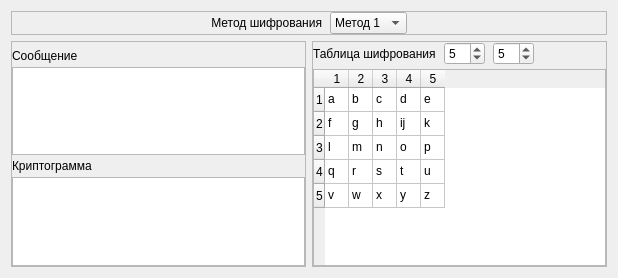
<?xml version="1.0" encoding="UTF-8"?>
<ui version="4.0">
 <class>PolybiusSquare</class>
 <widget class="QWidget" name="PolybiusSquare">
  <property name="geometry">
   <rect>
    <x>0</x>
    <y>0</y>
    <width>618</width>
    <height>278</height>
   </rect>
  </property>
  <property name="sizePolicy">
   <sizepolicy hsizetype="Expanding" vsizetype="Expanding">
    <horstretch>0</horstretch>
    <verstretch>0</verstretch>
   </sizepolicy>
  </property>
  <property name="windowTitle">
   <string>Квадрат Полибия</string>
  </property>
  <layout class="QGridLayout" name="gridLayout">
   <item row="1" column="1">
    <widget class="QFrame" name="frame_2">
     <property name="sizePolicy">
      <sizepolicy hsizetype="Expanding" vsizetype="Preferred">
       <horstretch>0</horstretch>
       <verstretch>0</verstretch>
      </sizepolicy>
     </property>
     <property name="frameShape">
      <enum>QFrame::StyledPanel</enum>
     </property>
     <property name="frameShadow">
      <enum>QFrame::Raised</enum>
     </property>
     <layout class="QGridLayout" name="gridLayout_2">
      <property name="leftMargin">
       <number>0</number>
      </property>
      <property name="topMargin">
       <number>0</number>
      </property>
      <property name="rightMargin">
       <number>0</number>
      </property>
      <property name="bottomMargin">
       <number>0</number>
      </property>
      <property name="horizontalSpacing">
       <number>8</number>
      </property>
      <property name="verticalSpacing">
       <number>4</number>
      </property>
      <item row="0" column="0">
       <widget class="QLabel" name="squareLabel">
        <property name="sizePolicy">
         <sizepolicy hsizetype="Preferred" vsizetype="Preferred">
          <horstretch>0</horstretch>
          <verstretch>0</verstretch>
         </sizepolicy>
        </property>
        <property name="text">
         <string>Таблица шифрования</string>
        </property>
       </widget>
      </item>
      <item row="0" column="1">
       <widget class="QSpinBox" name="squareRowsSpin">
        <property name="sizePolicy">
         <sizepolicy hsizetype="Maximum" vsizetype="Fixed">
          <horstretch>0</horstretch>
          <verstretch>0</verstretch>
         </sizepolicy>
        </property>
        <property name="minimumSize">
         <size>
          <width>32</width>
          <height>0</height>
         </size>
        </property>
        <property name="minimum">
         <number>1</number>
        </property>
        <property name="maximum">
         <number>10</number>
        </property>
        <property name="value">
         <number>5</number>
        </property>
       </widget>
      </item>
      <item row="0" column="2">
       <widget class="QSpinBox" name="squareColumnsSpin">
        <property name="sizePolicy">
         <sizepolicy hsizetype="Maximum" vsizetype="Fixed">
          <horstretch>0</horstretch>
          <verstretch>0</verstretch>
         </sizepolicy>
        </property>
        <property name="minimumSize">
         <size>
          <width>32</width>
          <height>0</height>
         </size>
        </property>
        <property name="minimum">
         <number>1</number>
        </property>
        <property name="maximum">
         <number>10</number>
        </property>
        <property name="value">
         <number>5</number>
        </property>
       </widget>
      </item>
      <item row="0" column="3">
       <spacer name="horizontalSpacer_3">
        <property name="orientation">
         <enum>Qt::Horizontal</enum>
        </property>
        <property name="sizeHint" stdset="0">
         <size>
          <width>40</width>
          <height>20</height>
         </size>
        </property>
       </spacer>
      </item>
      <item row="1" column="0" colspan="4">
       <widget class="QTableWidget" name="square">
        <attribute name="horizontalHeaderMinimumSectionSize">
         <number>24</number>
        </attribute>
        <attribute name="horizontalHeaderDefaultSectionSize">
         <number>24</number>
        </attribute>
        <attribute name="verticalHeaderMinimumSectionSize">
         <number>24</number>
        </attribute>
        <attribute name="verticalHeaderDefaultSectionSize">
         <number>24</number>
        </attribute>
        <row>
         <property name="text">
          <string>1</string>
         </property>
        </row>
        <row>
         <property name="text">
          <string>2</string>
         </property>
        </row>
        <row>
         <property name="text">
          <string>3</string>
         </property>
        </row>
        <row>
         <property name="text">
          <string>4</string>
         </property>
        </row>
        <row>
         <property name="text">
          <string>5</string>
         </property>
        </row>
        <column>
         <property name="text">
          <string>1</string>
         </property>
        </column>
        <column>
         <property name="text">
          <string>2</string>
         </property>
        </column>
        <column>
         <property name="text">
          <string>3</string>
         </property>
        </column>
        <column>
         <property name="text">
          <string>4</string>
         </property>
        </column>
        <column>
         <property name="text">
          <string>5</string>
         </property>
        </column>
        <item row="0" column="0">
         <property name="text">
          <string>a</string>
         </property>
        </item>
        <item row="0" column="1">
         <property name="text">
          <string>b</string>
         </property>
        </item>
        <item row="0" column="2">
         <property name="text">
          <string>c</string>
         </property>
        </item>
        <item row="0" column="3">
         <property name="text">
          <string>d</string>
         </property>
        </item>
        <item row="0" column="4">
         <property name="text">
          <string>e</string>
         </property>
        </item>
        <item row="1" column="0">
         <property name="text">
          <string>f</string>
         </property>
        </item>
        <item row="1" column="1">
         <property name="text">
          <string>g</string>
         </property>
        </item>
        <item row="1" column="2">
         <property name="text">
          <string>h</string>
         </property>
        </item>
        <item row="1" column="3">
         <property name="text">
          <string>ij</string>
         </property>
        </item>
        <item row="1" column="4">
         <property name="text">
          <string>k</string>
         </property>
        </item>
        <item row="2" column="0">
         <property name="text">
          <string>l</string>
         </property>
        </item>
        <item row="2" column="1">
         <property name="text">
          <string>m</string>
         </property>
        </item>
        <item row="2" column="2">
         <property name="text">
          <string>n</string>
         </property>
        </item>
        <item row="2" column="3">
         <property name="text">
          <string>o</string>
         </property>
        </item>
        <item row="2" column="4">
         <property name="text">
          <string>p</string>
         </property>
        </item>
        <item row="3" column="0">
         <property name="text">
          <string>q</string>
         </property>
        </item>
        <item row="3" column="1">
         <property name="text">
          <string>r</string>
         </property>
        </item>
        <item row="3" column="2">
         <property name="text">
          <string>s</string>
         </property>
        </item>
        <item row="3" column="3">
         <property name="text">
          <string>t</string>
         </property>
        </item>
        <item row="3" column="4">
         <property name="text">
          <string>u</string>
         </property>
        </item>
        <item row="4" column="0">
         <property name="text">
          <string>v</string>
         </property>
        </item>
        <item row="4" column="1">
         <property name="text">
          <string>w</string>
         </property>
        </item>
        <item row="4" column="2">
         <property name="text">
          <string>x</string>
         </property>
        </item>
        <item row="4" column="3">
         <property name="text">
          <string>y</string>
         </property>
        </item>
        <item row="4" column="4">
         <property name="text">
          <string>z</string>
         </property>
        </item>
       </widget>
      </item>
     </layout>
    </widget>
   </item>
   <item row="0" column="0" colspan="2">
    <widget class="QFrame" name="frame_3">
     <property name="sizePolicy">
      <sizepolicy hsizetype="Preferred" vsizetype="Maximum">
       <horstretch>0</horstretch>
       <verstretch>0</verstretch>
      </sizepolicy>
     </property>
     <property name="frameShape">
      <enum>QFrame::StyledPanel</enum>
     </property>
     <property name="frameShadow">
      <enum>QFrame::Raised</enum>
     </property>
     <layout class="QHBoxLayout" name="horizontalLayout">
      <property name="spacing">
       <number>8</number>
      </property>
      <property name="leftMargin">
       <number>0</number>
      </property>
      <property name="topMargin">
       <number>0</number>
      </property>
      <property name="rightMargin">
       <number>0</number>
      </property>
      <property name="bottomMargin">
       <number>0</number>
      </property>
      <item>
       <spacer name="horizontalSpacer_2">
        <property name="orientation">
         <enum>Qt::Horizontal</enum>
        </property>
        <property name="sizeHint" stdset="0">
         <size>
          <width>40</width>
          <height>20</height>
         </size>
        </property>
       </spacer>
      </item>
      <item>
       <widget class="QLabel" name="methodLabel">
        <property name="text">
         <string>Метод шифрования</string>
        </property>
        <property name="alignment">
         <set>Qt::AlignRight|Qt::AlignTrailing|Qt::AlignVCenter</set>
        </property>
       </widget>
      </item>
      <item>
       <widget class="QComboBox" name="methodSwitch">
        <property name="sizePolicy">
         <sizepolicy hsizetype="Maximum" vsizetype="Fixed">
          <horstretch>0</horstretch>
          <verstretch>0</verstretch>
         </sizepolicy>
        </property>
        <property name="minimumSize">
         <size>
          <width>64</width>
          <height>0</height>
         </size>
        </property>
        <item>
         <property name="text">
          <string>Метод 1</string>
         </property>
        </item>
        <item>
         <property name="text">
          <string>Метод 2</string>
         </property>
        </item>
        <item>
         <property name="text">
          <string>Метод 3</string>
         </property>
        </item>
       </widget>
      </item>
      <item>
       <spacer name="horizontalSpacer">
        <property name="orientation">
         <enum>Qt::Horizontal</enum>
        </property>
        <property name="sizeHint" stdset="0">
         <size>
          <width>40</width>
          <height>20</height>
         </size>
        </property>
       </spacer>
      </item>
     </layout>
    </widget>
   </item>
   <item row="1" column="0">
    <widget class="QFrame" name="frame">
     <property name="sizePolicy">
      <sizepolicy hsizetype="Expanding" vsizetype="Preferred">
       <horstretch>0</horstretch>
       <verstretch>0</verstretch>
      </sizepolicy>
     </property>
     <property name="frameShape">
      <enum>QFrame::StyledPanel</enum>
     </property>
     <property name="frameShadow">
      <enum>QFrame::Raised</enum>
     </property>
     <layout class="QVBoxLayout" name="verticalLayout">
      <property name="spacing">
       <number>4</number>
      </property>
      <property name="leftMargin">
       <number>0</number>
      </property>
      <property name="topMargin">
       <number>7</number>
      </property>
      <property name="rightMargin">
       <number>0</number>
      </property>
      <property name="bottomMargin">
       <number>0</number>
      </property>
      <item>
       <widget class="QLabel" name="messageLabel">
        <property name="sizePolicy">
         <sizepolicy hsizetype="Expanding" vsizetype="Preferred">
          <horstretch>0</horstretch>
          <verstretch>0</verstretch>
         </sizepolicy>
        </property>
        <property name="text">
         <string>Сообщение</string>
        </property>
       </widget>
      </item>
      <item>
       <widget class="QPlainTextEdit" name="messageEdit"/>
      </item>
      <item>
       <widget class="QLabel" name="codeLabel">
        <property name="sizePolicy">
         <sizepolicy hsizetype="Expanding" vsizetype="Preferred">
          <horstretch>0</horstretch>
          <verstretch>0</verstretch>
         </sizepolicy>
        </property>
        <property name="text">
         <string>Криптограмма</string>
        </property>
       </widget>
      </item>
      <item>
       <widget class="QPlainTextEdit" name="codeEdit"/>
      </item>
     </layout>
    </widget>
   </item>
  </layout>
 </widget>
 <resources/>
 <connections/>
</ui>
